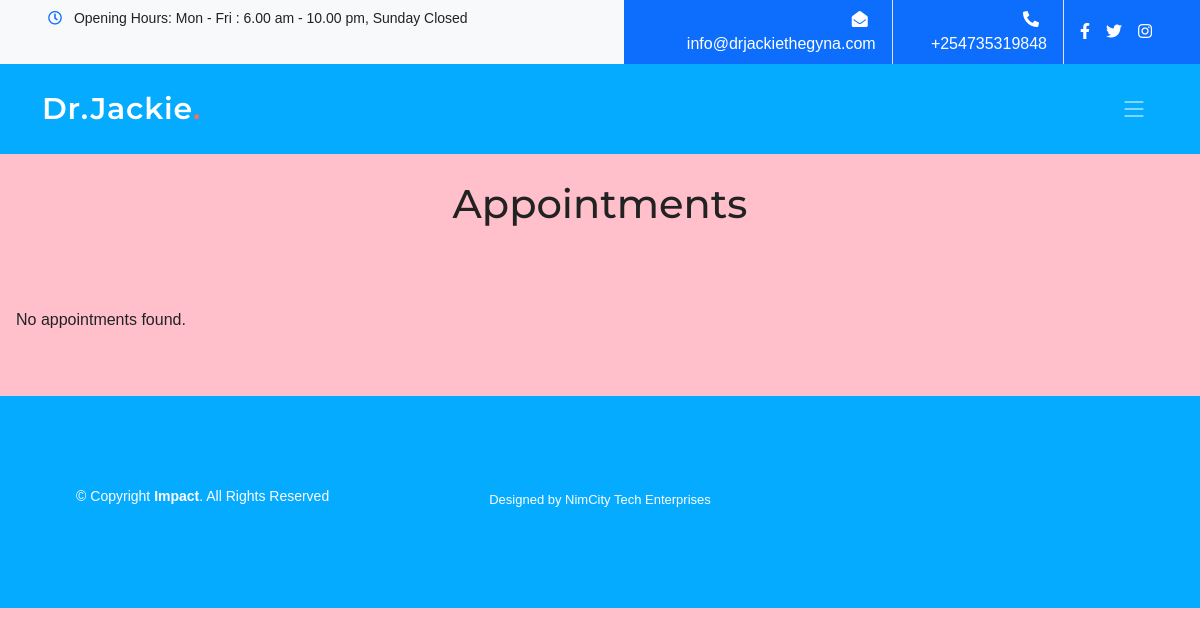
The app's page /manage-appointment/, older data.
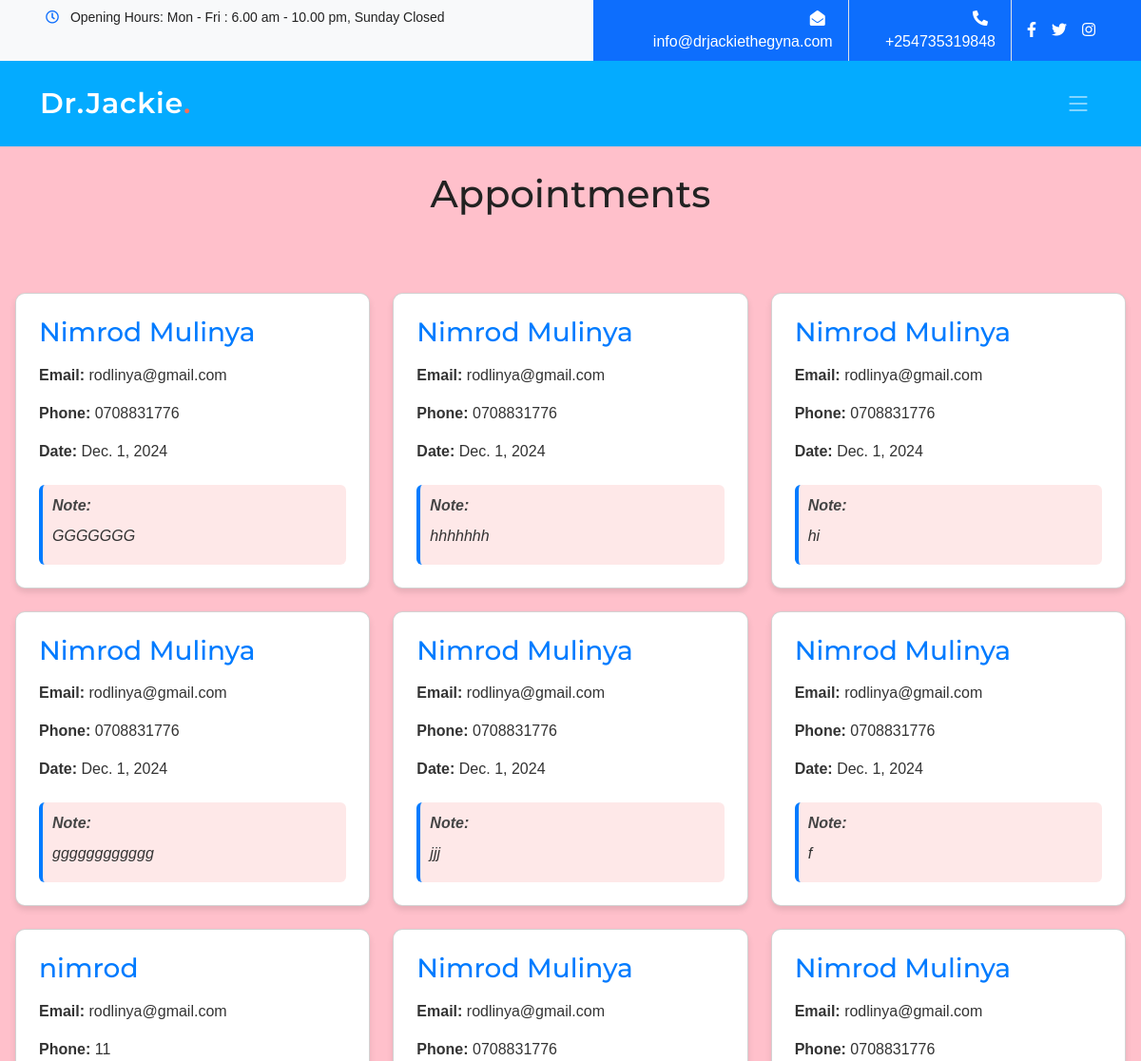
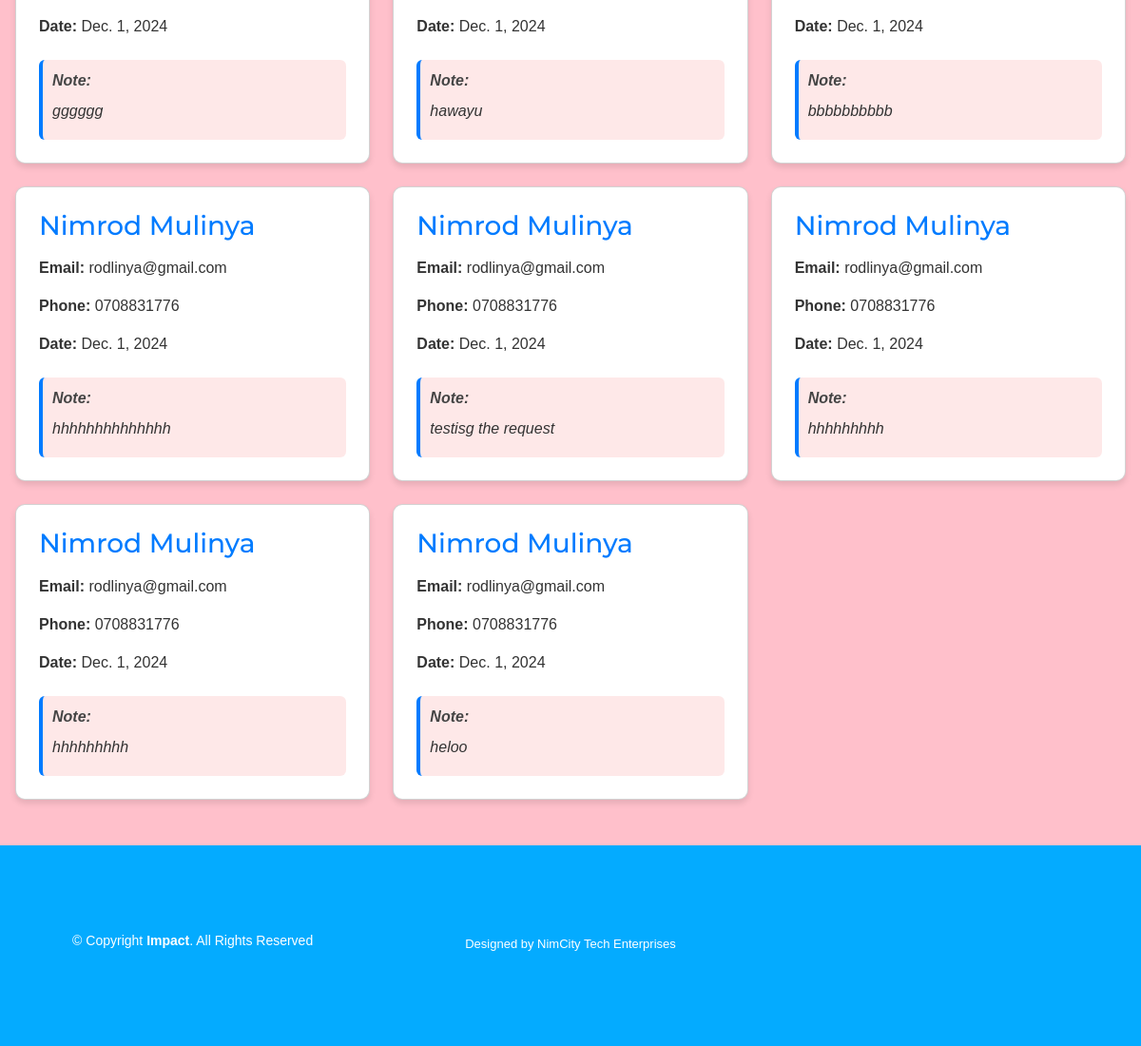
The same page, newer data (2 pictures, top to bottom).
### doctor/models.py (models this page shows, shortened)
class Appointment(models.Model):
    name = models.CharField(max_length=100)
    phone = models.CharField(max_length=15)
    email = models.EmailField(max_length=50)
    date = models.DateField()
    message = models.TextField(blank=True, null=True)
    created_at = models.DateTimeField(auto_now_add=True)
    accepted = models.BooleanField(default=False)
    cancelled = models.BooleanField(default=False)
    rescheduled = models.BooleanField(default=False)
    rescheduled_date = models.DateField(blank=True, null=True)
    rescheduled_time = models.TimeField(blank=True, null=True)
    rescheduled_reason = models.TextField(blank=True, null=True)
    appointment_time = models.TimeField(blank=True, null=True)
    class Meta:
        verbose_name = 'Appointment'
        verbose_name_plural = 'Appointments'
        ordering = ['-created_at']
        indexes = [
            models.Index(fields=['date', 'appointment_time']),
        ]

### doctor/views.py (the view)
# urls.py: path("manage-appointment/", ManageAppointmentTemplateView.as_view(), name="manage-appointment"),
class ManageAppointmentTemplateView(TemplateView):
    template_name = 'manage_appointment.html'
    login_required = True
    def get_context_data(self, **kwargs):
        context = super().get_context_data(**kwargs)
        context['appointments'] = Appointment.objects.all()
        context.update({
            'title': 'Manage Appointments',
            'description': 'View and manage all appointments.',
        })
        return context

### templates/manage_appointment.html (shortened to what this page needs)
{% extends "base.html" %}
{% load static %}
{% block content %}
</head>
<body>
<main style="padding-top: 80px;">
    <h1 style="text-align: center; margin-top: 100px;">Appointments</h1>
<div class="container">
 {% for appointment in appointments %}
 <div class="card">
    <h3>{{ appointment.name }}</h3>
    <p><strong>Email:</strong> {{ appointment.email }}</p>
    <p><strong>Phone:</strong> {{ appointment.phone }}</p>
    <p><strong>Date:</strong> {{ appointment.date }}</p>
    <div class="note-box">
        <strong>Note:</strong>
        <p>{{ appointment.message }}</p>
    </div>
 </div>
{% empty %}
<p>No appointments found.</p>
{% endfor %}
</div>
</main>
{% endblock content%}

### templates/base.html (shortened to what this page needs)
{% load static %}
<!DOCTYPE html>
<html lang="en">
    <head>
        <link href="https://cdnjs.cloudflare.com/ajax/libs/font-awesome/5.10.0/css/all.min.css" rel="stylesheet" />
        <link href="https://cdn.jsdelivr.net/npm/bootstrap-icons@1.4.1/font/bootstrap-icons.css" rel="stylesheet" />
        <link href="{% static 'assets/vendor/bootstrap/css/bootstrap.min.css' %}" rel="stylesheet" />
        <link href="{% static 'assets/vendor/bootstrap-icons/bootstrap-icons.css' %}" rel="stylesheet" />
        <link href="{% static 'assets/vendor/aos/aos.css' %}" rel="stylesheet" />
        <link href="{% static 'assets/vendor/glightbox/css/glightbox.min.css' %}" rel="stylesheet" />
        <link href="{% static 'assets/vendor/swiper/swiper-bundle.min.css' %}" rel="stylesheet" />
        <link href="{% static 'assets/css/main.css' %}" rel="stylesheet" />
    </head>
    <body>
        <div class="fixed-top" style="z-index: 1030;">
            <div class="container-fluid bg-light ps-5 pe-0 d-none d-lg-block">
                <div class="row gx-0">
                    <div class="col-md-6 text-center text-lg-start mb-2 mb-lg-0">
                        <div class="d-inline-flex align-items-center">
                            <small class="py-2">
                                <i class="far fa-clock text-primary me-2"></i>
                                Opening Hours: Mon - Fri : 6.00 am - 10.00 pm, Sunday Closed
                            </small>
                        </div>
                    </div>
                    <div class="col-md-6 text-center text-lg-end">
                        <div class="position-relative d-inline-flex align-items-center bg-primary text-white top-shape px-5">
                            <div class="me-3 pe-3 border-end py-2">
                                <p class="m-0"><i class="fa fa-envelope-open me-2"></i>info@drjackiethegyna.com</p>
                            </div>
                            <div class="me-3 pe-3 border-end py-2">
                                <p class="m-0">
                                    <i class="fa fa-phone-alt me-2"></i>
                                    <a href="tel:+254735319848" style="text-decoration: none; color: inherit;">+254735319848</a>
                                </p>
                            </div>
                            <div class="d-inline-flex align-items-center py-2">
                                <a class="text-white me-3" href="#"><i class="fab fa-facebook-f"></i></a>
                                <a class="text-white me-3" href="#"><i class="fab fa-twitter"></i></a>
                                <a class="text-white" href="#"><i class="fab fa-instagram"></i></a>
                            </div>
                        </div>
                    </div>
                </div>
            </div>
            <header id="header" class="header d-flex align-items-center" style="background: #;">
                <div class="container-fluid container-xl d-flex align-items-center justify-content-between">
                    <a href="index.html" class="logo d-flex align-items-center">
                        <h1>Dr.Jackie<span>.</span></h1>
                    </a>
                    <i class="mobile-nav-toggle mobile-nav-show bi bi-list"></i>
                </div>
            </header>
        </div>
            {% block content %}
            {% endblock content%}
        <footer id="footer" class="footer">
            <div class="container mt-4">
                <div class="copyright">
                    &copy; Copyright <strong><span>Impact</span></strong>. All Rights Reserved
                </div>
                <div class="credits">Designed by <a href="">NimCity Tech Enterprises</a></div>
            </div>
        </footer>
    </body>
</html>

### static/assets/css/main.css (style rules this page uses)
:root { --font-default: "Open Sans", system-ui, -apple-system, "Segoe UI", Roboto, "Helvetica Neue", Arial, "Noto Sans", "Liberation Sans", sans-serif, "Apple Color Emoji", "Segoe UI Emoji", "Segoe UI Symbol", "Noto Color Emoji"; --font-primary: "Montserrat", sans-serif; --font-secondary: "Poppins", sans-serif; }
:root { --color-default: #222222; --color-primary: #04abff; --color-secondary: #f85a40; ; }
:root { scroll-behavior: smooth; }
body { font-family: var(--font-default); color: var(--color-default); background-color: #F3CFC6; }
a { color: var(--color-primary); text-decoration: none; }
h1, h2, h3, h4, h5, h6 { font-family: var(--font-primary); }
.header { transition: all 0.5s; z-index: 997; height: 90px; background-color: var(--color-primary); }
.header .logo h1 { font-size: 30px; margin: 0; font-weight: 600; letter-spacing: 0.8px; color: #fff; font-family: var(--font-primary); }
.header .logo h1 span { color: #f96f59; }
@media (max-width: 1279px) { .mobile-nav-show { color: rgba(255, 255, 255, 0.6); font-size: 28px; cursor: pointer; line-height: 0; transition: 0.5s; z-index: 9999; margin-right: 10px; } }
.footer { font-size: 14px; background-color: var(--color-primary); padding: 50px 0; color: white; }
.footer .copyright { text-align: center; }
.footer .credits { padding-top: 4px; text-align: center; font-size: 13px; }
.footer .credits a { color: #fff; }

### templates/manage_appointment.html (style rules this page uses)
body { font-family: Arial, sans-serif; background: pink; margin: 0; padding: 0; }
.container { max-width: 1200px; margin: 4rem auto 2rem auto; padding: 1rem; display: grid; grid-template-columns: repeat(auto-fill, minmax(280px, 1fr)); gap: 1.5rem; }
.card { background: #fff; border-radius: 10px; box-shadow: 0 4px 6px rgba(0,0,0,0.1); padding: 1.5rem; transition: transform 0.2s ease; }
.card h3 { margin-top: 0; color: #007BFF; }
.card p { margin: 0.5rem 0; color: #333; }
.note-box { background-color:rgba(236, 6, 6, 0.09); border-left: 4px solid #007BFF; padding: 10px; margin-top: 15px; border-radius: 6px; font-style: italic; color: #444; }

Row changes from the older to the newer data that the page shows:
added Appointment: name "Nimrod Mulinya", email "rodlinya@gmail.com", phone "0708831776", date "Dec. 1, 2024", message "GGGGGGG"
added Appointment: name "Nimrod Mulinya", email "rodlinya@gmail.com", phone "0708831776", date "Dec. 1, 2024", message "hhhhhhh"
added Appointment: name "Nimrod Mulinya", email "rodlinya@gmail.com", phone "0708831776", date "Dec. 1, 2024", message "hi"
added Appointment: name "Nimrod Mulinya", email "rodlinya@gmail.com", phone "0708831776", date "Dec. 1, 2024", message "gggggggggggg"
added Appointment: name "Nimrod Mulinya", email "rodlinya@gmail.com", phone "0708831776", date "Dec. 1, 2024", message "jjj"
added Appointment: name "Nimrod Mulinya", email "rodlinya@gmail.com", phone "0708831776", date "Dec. 1, 2024", message "f"
added Appointment: name "nimrod", email "rodlinya@gmail.com", phone "11", date "Dec. 1, 2024", message "gggggg"
added Appointment: name "Nimrod Mulinya", email "rodlinya@gmail.com", phone "0708831776", date "Dec. 1, 2024", message "hawayu"
added Appointment: name "Nimrod Mulinya", email "rodlinya@gmail.com", phone "0708831776", date "Dec. 1, 2024", message "bbbbbbbbbb"
added Appointment: name "Nimrod Mulinya", email "rodlinya@gmail.com", phone "0708831776", date "Dec. 1, 2024", message "hhhhhhhhhhhhhh"
added Appointment: name "Nimrod Mulinya", email "rodlinya@gmail.com", phone "0708831776", date "Dec. 1, 2024", message "testisg the request"
added Appointment: name "Nimrod Mulinya", email "rodlinya@gmail.com", phone "0708831776", date "Dec. 1, 2024", message "hhhhhhhhh"
added Appointment: name "Nimrod Mulinya", email "rodlinya@gmail.com", phone "0708831776", date "Dec. 1, 2024", message "hhhhhhhhh"
added Appointment: name "Nimrod Mulinya", email "rodlinya@gmail.com", phone "0708831776", date "Dec. 1, 2024", message "heloo"
Text that changed along with them:
text no longer shown: "No appointments found."
